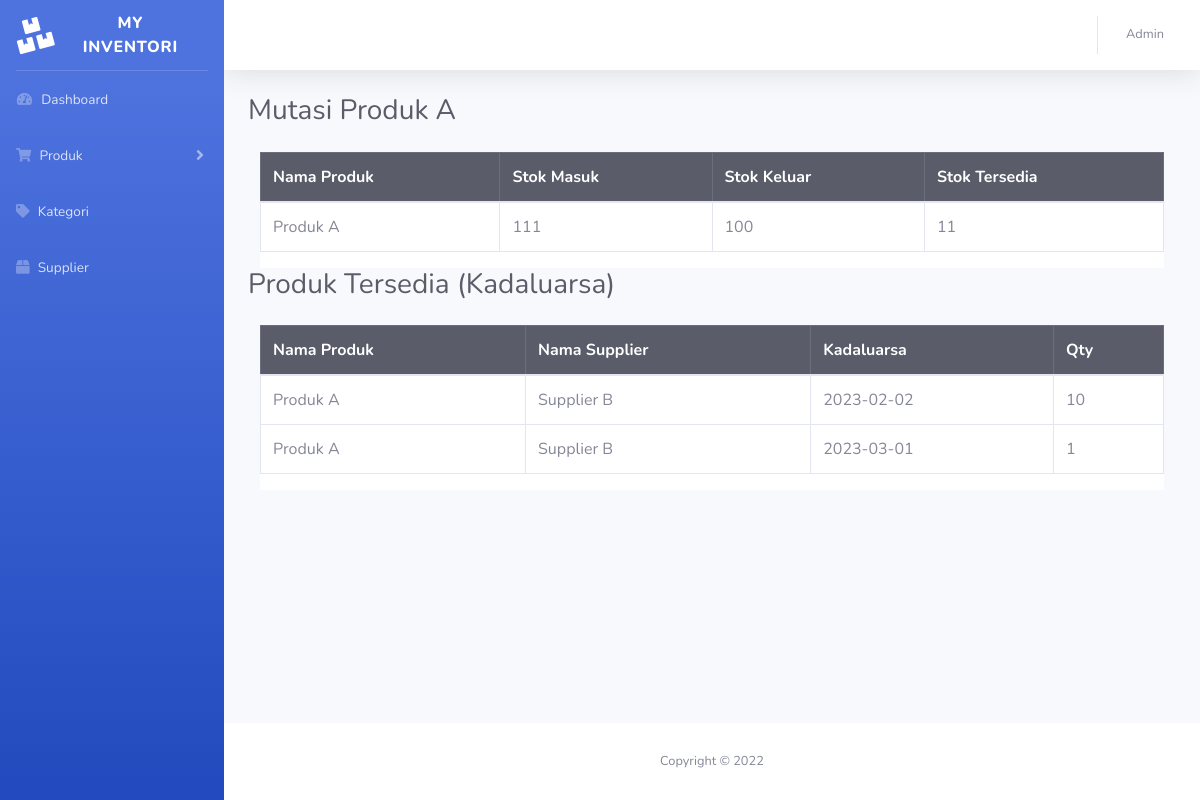
Before: /produk_mutasi.php?id_produk=1 (signed in) with the older database file.
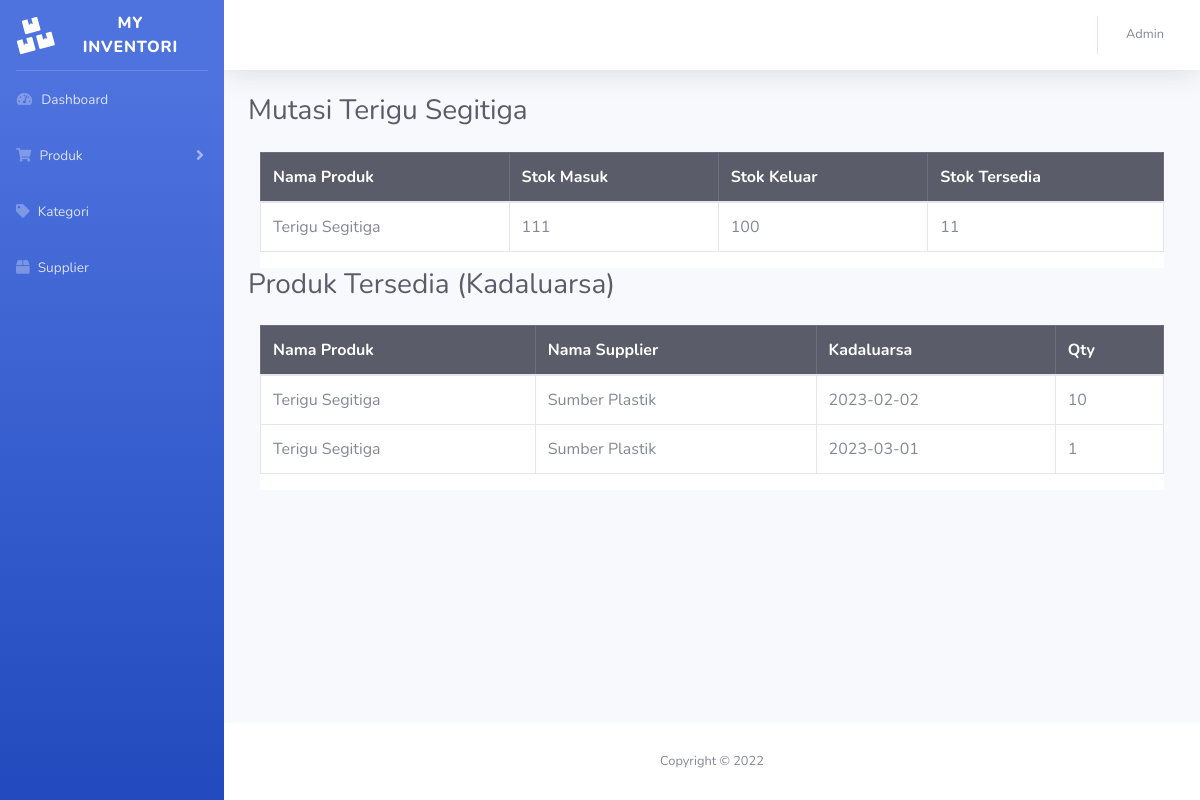
After: the same page with the newer database file.
### tables this page shows
CREATE TABLE `produk` (
  `id_produk` int(255) NOT NULL,
  `nama_produk` varchar(255) NOT NULL,
  `id_kategori` int(255) NOT NULL,
  `harga` int(255) NOT NULL
);

CREATE TABLE `produk_masuk` (
  `id_masuk` int(255) NOT NULL,
  `id_produk` int(255) NOT NULL,
  `id_supplier` int(255) NOT NULL,
  `kadaluarsa` date NOT NULL,
  `qty` int(255) NOT NULL,
  `tgl_masuk` timestamp NOT NULL DEFAULT current_timestamp()
);

CREATE TABLE `supplier` (
  `id_supplier` int(255) NOT NULL,
  `nama_supplier` varchar(255) NOT NULL,
  `alamat` varchar(255) NOT NULL,
  `email` varchar(255) NOT NULL,
  `telpon` varchar(255) NOT NULL
);

### produk_mutasi.php (the view, shortened to what this page needs)
<?php
include '_koneksi.php';
$id_produk = $_GET['id_produk'];
$sql = "SELECT * FROM produk WHERE id_produk = $id_produk";
$result = $conn->query($sql);
if ($result->num_rows > 0) {
  while($row = $result->fetch_assoc()) {
    $produk = $row;
  }
} else {
  echo "0 results";
}
$sql = "SELECT sum(qty) AS qty FROM produk_masuk WHERE id_produk = $id_produk";
$result = $conn->query($sql);
if ($result->num_rows > 0) {
  while($row = $result->fetch_assoc()) {
    $produk_masuk = $row;
  }
} else {
  echo "0 results";
}
$sql = "SELECT sum(qty_keluar) AS qty_keluar FROM produk_keluar WHERE id_produk = $id_produk";
$result = $conn->query($sql);
if ($result->num_rows > 0) {
  while($row = $result->fetch_assoc()) {
    $produk_keluar = $row;
  }
} else {
  echo "0 results";
}
$stok_tersedia = $produk_masuk['qty'] - $produk_keluar['qty_keluar'];
$sql = "SELECT *
FROM produk_masuk
INNER JOIN produk
ON produk_masuk.id_produk = produk.id_produk
INNER JOIN supplier
ON produk_masuk.id_supplier = supplier.id_supplier
WHERE produk_masuk.id_produk = $id_produk
ORDER BY produk_masuk.kadaluarsa";
$result = $conn->query($sql);
if ($result->num_rows > 0) {
  while($row = $result->fetch_assoc()) {
    $produk_masuk_array[] = $row;
  }
} else {
  echo "0 results";
}
foreach($produk_masuk_array as $produk_masuk_array){
	$x = 1;
	while($x <= $produk_masuk_array['qty']) {
	  $produk_masuk_array_tmp[] = $produk_masuk_array;
	  $x++;
	}
}
$produk_masuk_array_tmp = array_slice($produk_masuk_array_tmp,$produk_keluar['qty_keluar']);
$result = array();
foreach ($produk_masuk_array_tmp as $element) {
    $result[$element['kadaluarsa']][] = $element;
}
?>
<!DOCTYPE html>
<html lang="en">
<head>
    <link href="vendor/fontawesome-free/css/all.min.css" rel="stylesheet" type="text/css">
    <link href="css/sb-admin-2.min.css" rel="stylesheet">
</head>
<body id="page-top">
    <div id="wrapper">
		<?php include 'inc/sidebar.php'; ?>
        <div id="content-wrapper" class="d-flex flex-column">
            <div id="content">
				<?php include 'inc/topbar.php'; ?>
                <div class="container-fluid">
					<div class="d-sm-flex align-items-center justify-content-between mb-4">
						<h1 class="h3 mb-0 text-gray-800">Mutasi <?= $produk['nama_produk'] ?></h1>
					</div>
					<div class="container">
						<div class="row bg-white">
							<table class="table table-bordered" id="dataTable" cellspacing="0">
								<thead class="table-dark">
									<tr>
										<th>Nama Produk</th>
										<th>Stok Masuk</th>
										<th>Stok Keluar</th>
										<th>Stok Tersedia</th>
									</tr>
								</thead>
								<tbody>
									<tr>
										<td><?= $produk['nama_produk'] ?></td>
										<td><?= $produk_masuk['qty'] ?></td>
										<td><?= $produk_keluar['qty_keluar'] ?></td>
										<td><?= $stok_tersedia ?></td>
									</tr>
								</tbody>
							</table>
						</div>
					</div>
					<div class="d-sm-flex align-items-center justify-content-between mb-4">
						<h1 class="h3 mb-0 text-gray-800">Produk Tersedia (Kadaluarsa)</h1>
					</div>
					<div class="container">
						<div class="row bg-white">
							<table class="table table-bordered" id="dataTable" cellspacing="0">
								<thead class="table-dark">
									<tr>
										<th>Nama Produk</th>
										<th>Nama Supplier</th>
										<th>Kadaluarsa</th>
										<th>Qty</th>
									</tr>
								</thead>
								<tbody>
								<?php foreach($result as $result): ?>
									<tr>
										<td><?= $result[0]['nama_produk'] ?></td>
										<td><?= $result[0]['nama_supplier'] ?></td>
										<td><?= $result[0]['kadaluarsa'] ?></td>
										<td><?= count($result) ?></td>
									</tr>
								<?php endforeach; ?>
								</tbody>
							</table>
						</div>
					</div>
                </div>
            </div>
			<?php include 'inc/footer.php'; ?>
        </div>
    </div>
</body>
</html>

Changed rows visible on the page:
changed produk: nama_produk "Produk A" → "Terigu Segitiga"
changed through a linked row, produk_masuk (number 1 of 2 on the later page): id_produk.nama_produk "Produk A" → "Terigu Segitiga"; id_supplier.nama_supplier "Supplier B" → "Sumber Plastik"
changed through a linked row, produk_masuk (number 2 of 2 on the later page): id_produk.nama_produk "Produk A" → "Terigu Segitiga"; id_supplier.nama_supplier "Supplier B" → "Sumber Plastik"
